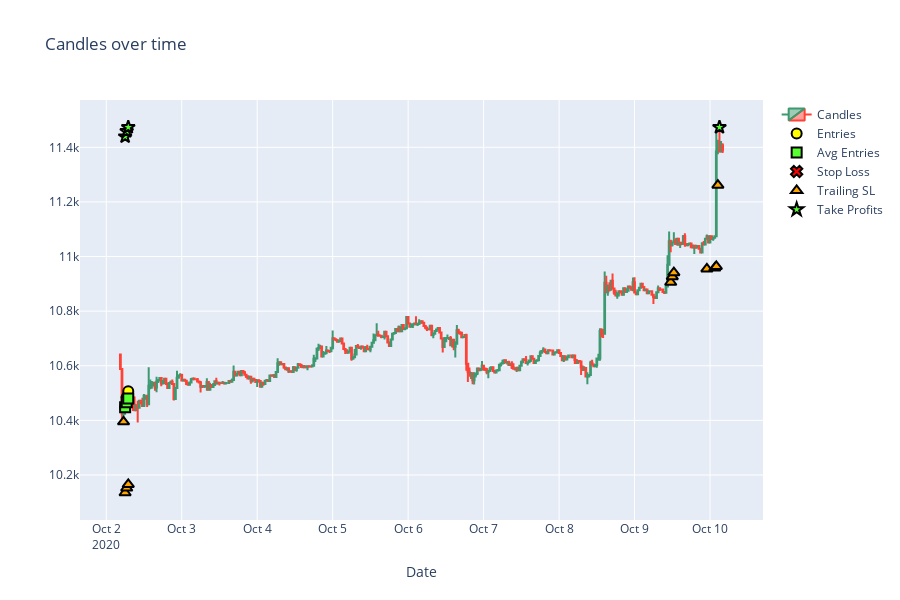

Notebook code cell kept with this figure:
### Code cell
log_trades_plot(
    open_prices=prices.open,
    high_prices=prices.high,
    low_prices=prices.low,
    close_prices=prices.close,
    order_records=order_rec[3:15],
)

### Figure 1 — Plotly figure (JSON) as saved in the notebook; plotly's stock layout.template omitted (floating-point values rounded to 4 significant figures; data arrays with more than 128 entries replaced by an {"elided": "..."} marker saying what was removed)
{"data": [{"close": {"elided": "384 float values"}, "high": {"elided": "384 float values"}, "low": {"elided": "384 float values"}, "name": "Candles", "open": {"elided": "384 float values"}, "type": "candlestick", "x": {"elided": "384 str values"}}, {"marker": {"color": "yellow", "line": {"color": "black", "width": 2}, "size": 10, "symbol": "circle"}, "mode": "markers", "name": "Entries", "type": "scatter", "x": {"elided": "384 str values"}, "y": {"elided": "384 float values"}}, {"marker": {"color": "#57FF30", "line": {"color": "black", "width": 2}, "size": 10, "symbol": "square"}, "mode": "markers", "name": "Avg Entries", "type": "scatter", "x": {"elided": "384 str values"}, "y": {"elided": "384 float values"}}, {"marker": {"color": "red", "line": {"color": "black", "width": 2}, "size": 10, "symbol": "x"}, "mode": "markers", "name": "Stop Loss", "type": "scatter", "x": {"elided": "384 str values"}, "y": {"elided": "384 null values"}}, {"marker": {"color": "orange", "line": {"color": "black", "width": 2}, "size": 10, "symbol": "triangle-up"}, "mode": "markers", "name": "Trailing SL", "type": "scatter", "x": {"elided": "384 str values"}, "y": {"elided": "384 float values"}}, {"marker": {"color": "#57FF30", "line": {"color": "black", "width": 2}, "size": 10, "symbol": "star"}, "mode": "markers", "name": "Take Profits", "type": "scatter", "x": {"elided": "384 str values"}, "y": {"elided": "384 float values"}}], "layout": {"autosize": true, "height": 600, "title": {"text": "Candles over time"}, "xaxis": {"rangeslider": {"visible": false}, "title": {"text": "Date"}}}}
